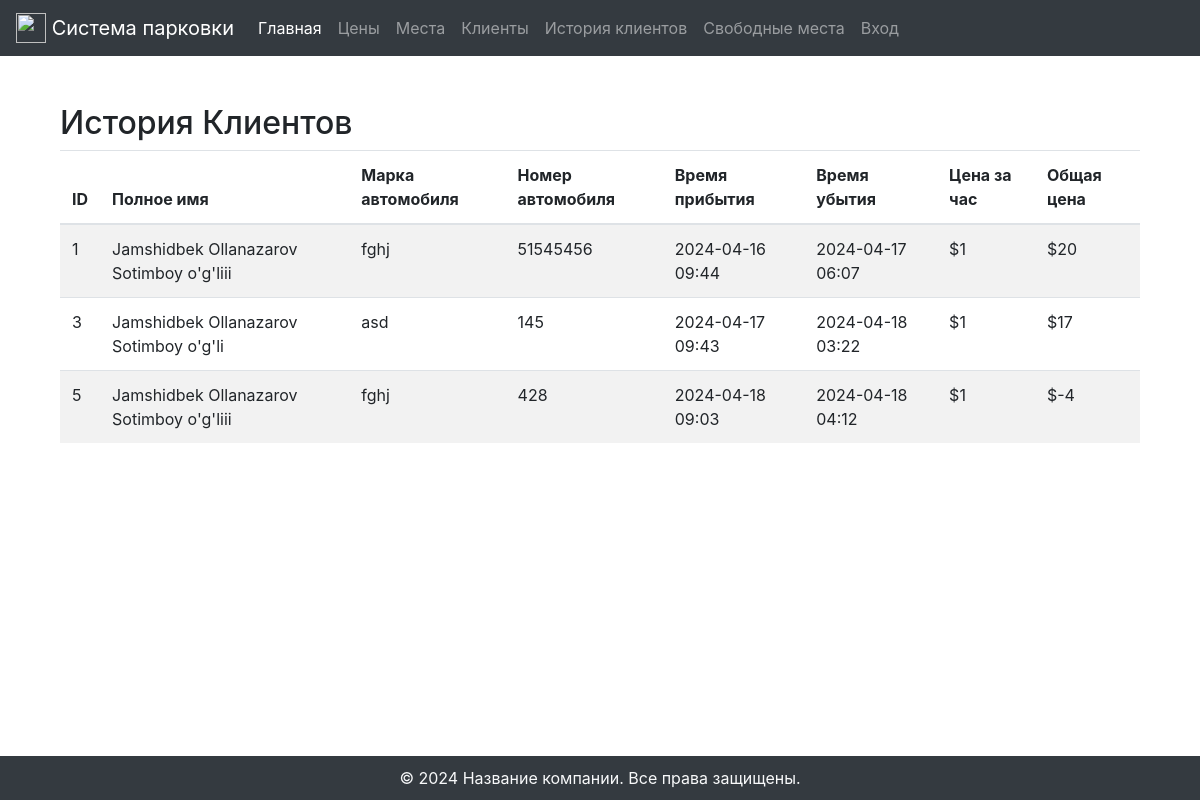
Page /customer-history/ on the earlier database version.
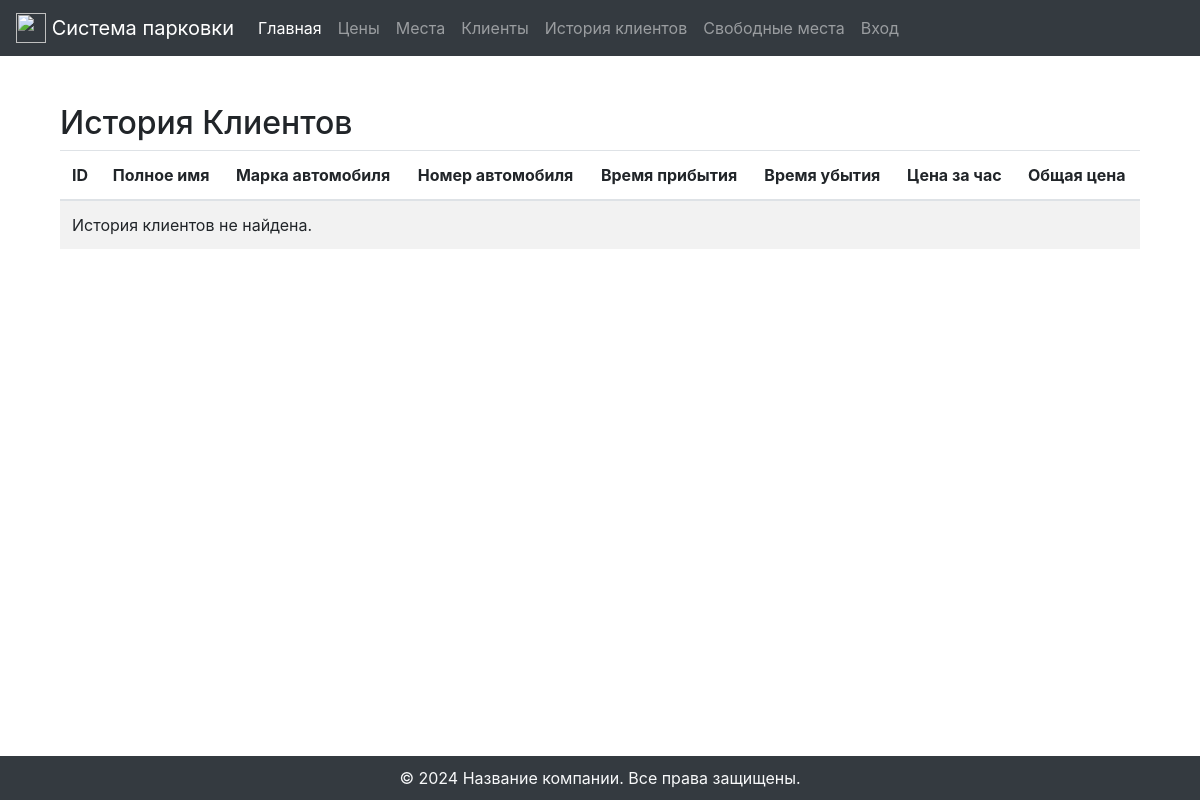
Same page on the later database version.
### pages/models.py (models this page shows, shortened)
class Customer(models.Model):
    fullname = models.CharField(max_length=255, null=True, blank=True)
    user = models.ForeignKey(settings.AUTH_USER_MODEL, on_delete=models.CASCADE, editable=False)
    seat = models.ForeignKey('Seat', on_delete=models.CASCADE)
    vehicle_number = models.CharField(max_length=255)
    arrival_time = models.DateTimeField(default=timezone.now)
    leave_time = models.DateTimeField(null=True, blank=True, default=timezone.now() + datetime.timedelta(hours=2))
    stay_time = models.DurationField(null=True, blank=True, editable=False)
    hourly_price = models.ForeignKey('Price', on_delete=models.SET_NULL, null=True)
    total_price = models.BigIntegerField(default=0, editable=False)
    carname = models.CharField(max_length=255, null=True, blank=True)

class Price(models.Model):
    price = models.BigIntegerField()
    description = models.TextField()  # Assuming this is a text description; change the field type if it's not text

### pages/customer_view.py (the view)
# urls.py: path('customer-history/', CustomerHistoryView.as_view(), name='customer-history'),
class CustomerHistoryView(ListView):
    model = Customer
    template_name = 'customers/customer_history.html'
    context_object_name = 'customers'  # This is the name to use in the template to loop over the customers
    def get_queryset(self):
        return Customer.objects.exclude(stay_time__isnull=True).exclude(total_price=0)

### templates/customers/customer_history.html
{% extends 'base.html' %}
{% block content %}
<div class="container mt-4">
    <h2>История Клиентов</h2>
    <table class="table table-striped">
        <thead>
            <tr>
                <th>ID</th>
                <th>Полное имя</th>
                <th>Марка автомобиля</th>
                <th>Номер автомобиля</th>
                <th>Время прибытия</th>
                <th>Время убытия</th>
                <th>Цена за час</th>
                <th>Общая цена</th>
            </tr>
        </thead>
        <tbody>
            {% for customer in customers %}
            <tr>
                <td>{{ customer.id }}</td>
                <td>{{ customer.fullname }}</td>
                <td>{{ customer.carname }}</td>
                <td>{{ customer.vehicle_number }}</td>
                <td>{{ customer.arrival_time|date:"Y-m-d H:i" }}</td>
                <td>{{ customer.leave_time|date:"Y-m-d H:i" }}</td>
                <td>
                    {% if customer.hourly_price %}
                        ${{ customer.hourly_price.price }}
                    {% else %}
                        Н/Д
                    {% endif %}
                </td>
                <td>${{ customer.total_price }}</td>
            </tr>
            {% empty %}
            <tr>
                <td colspan="8">История клиентов не найдена.</td>
            </tr>
            {% endfor %}
        </tbody>
    </table>
</div>
{% endblock %}

Differences in the rows shown:
removed Customer: id "1", fullname "Jamshidbek Ollanazarov Sotimboy o'g'liii", carname "fghj", vehicle_number "51545456", arrival_time "2024-04-16 09:44", leave_time "2024-04-17 06:07", hourly_price.price "1", total_price "20"
removed Customer: id "3", fullname "Jamshidbek Ollanazarov Sotimboy o'g'li", carname "asd", vehicle_number "145", arrival_time "2024-04-17 09:43", leave_time "2024-04-18 03:22", hourly_price.price "1", total_price "17"
removed Customer: id "5", fullname "Jamshidbek Ollanazarov Sotimboy o'g'liii", carname "fghj", vehicle_number "428", arrival_time "2024-04-18 09:03", leave_time "2024-04-18 04:12", hourly_price.price "1", total_price "-4"
Other differences:
text now shown: "История клиентов не найдена."
